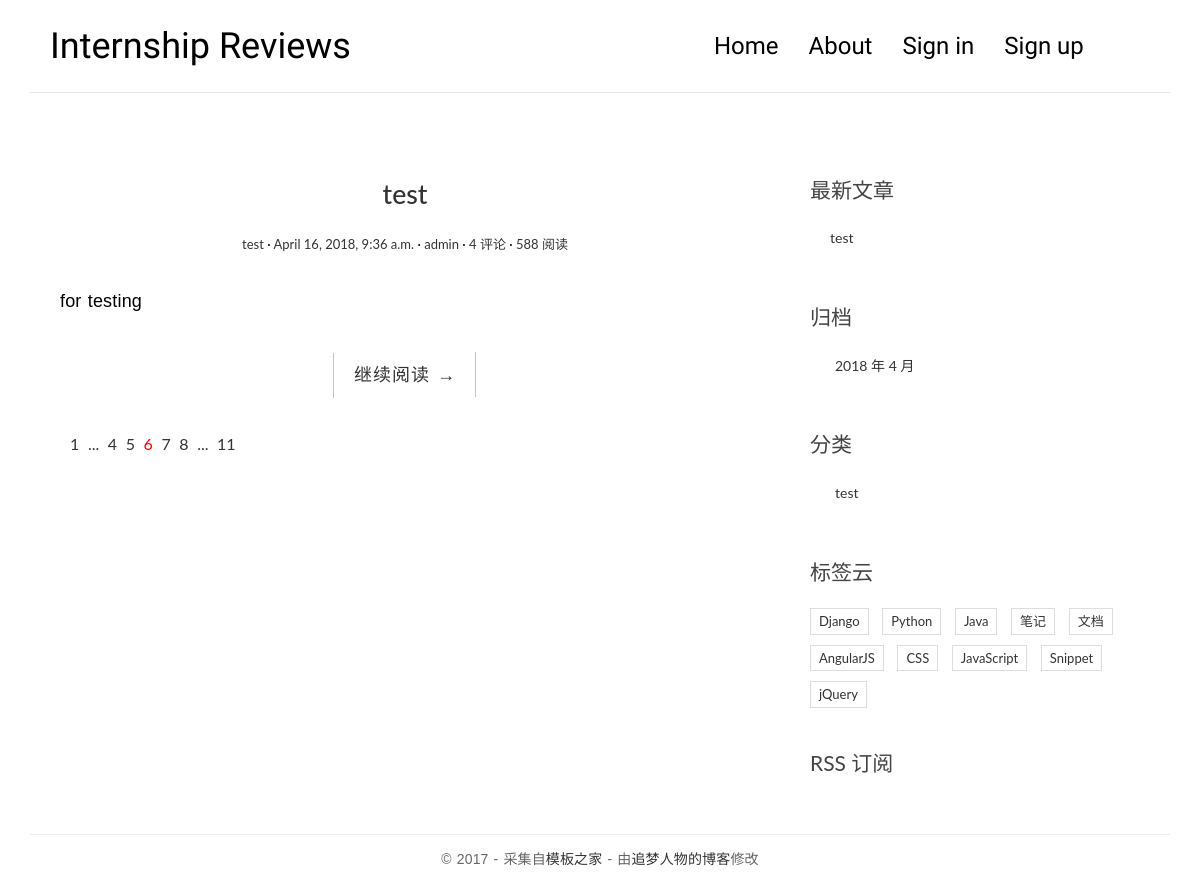
/, run on an earlier commit of the app's database.
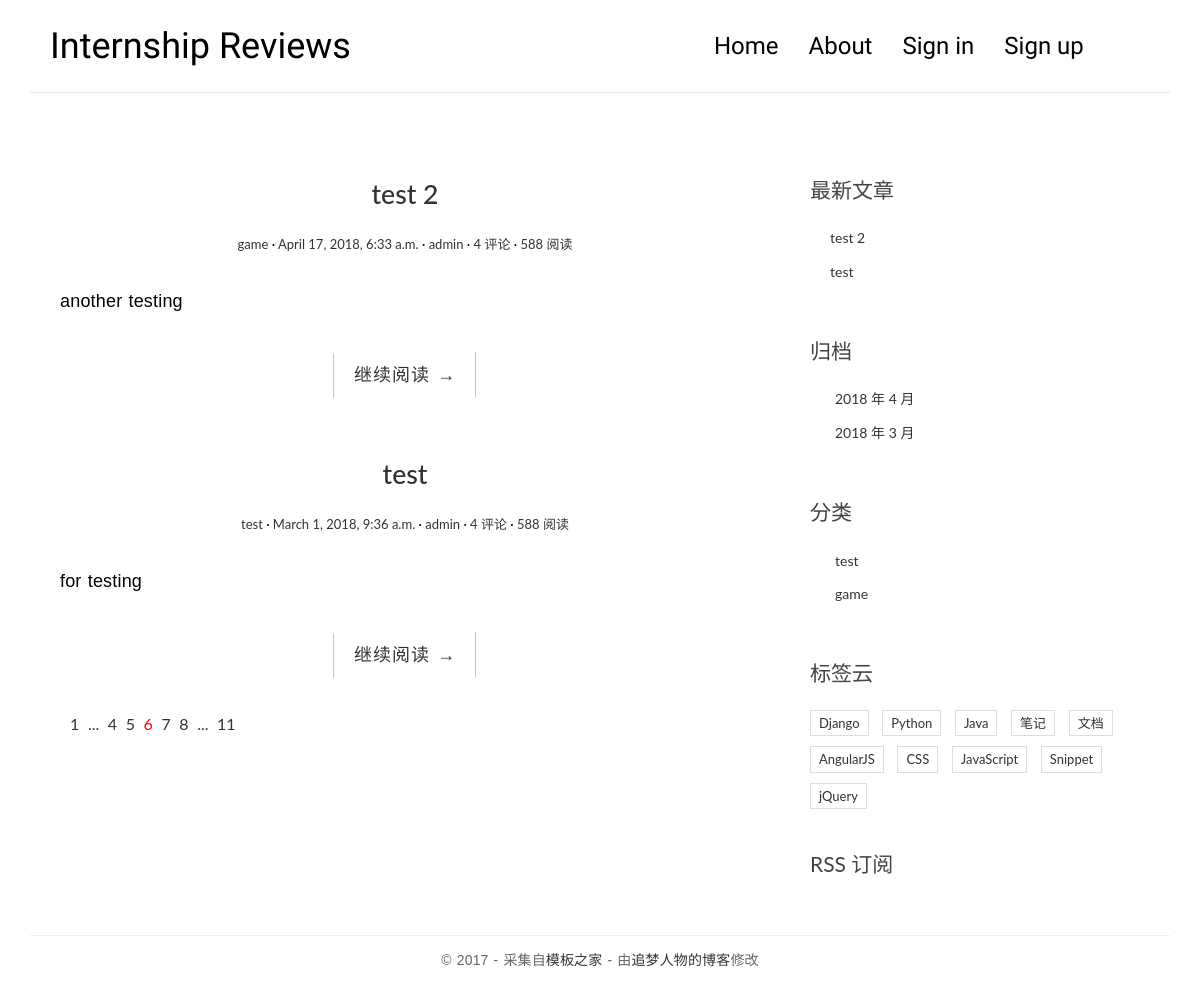
And on a later commit of the database.
### basicapp/models.py (models this page shows, shortened)
class Post(models.Model):
    title = models.CharField(max_length=70)
    body = models.TextField()
    created_time = models.DateTimeField()
    modified_time = models.DateTimeField()
    excerpt = models.CharField(max_length=200, blank=True)
    category = models.ForeignKey(Category)
    tags = models.ManyToManyField(Tag, blank=True)
    author = models.ForeignKey(User,default='1')
    def get_absolute_url(self):
        return reverse('basicapp:detail', kwargs={'pk': self.pk})

class Category(models.Model):
    name = models.CharField(max_length=100)

### users/models.py (models this page shows)
class User(AbstractUser):
    nickname = models.CharField(max_length=50, blank=False)
    class Meta(AbstractUser.Meta):
        pass

### basicapp/views.py (the view)
# urls.py: url(r'^$', views.index, name='index'),
def index(request):
    post_list = Post.objects.all().order_by('-created_time')
    return render(request, 'basicapp/index.html', context={'post_list': post_list})

### basicapp/templatetags/blog_tags.py (called while the page is built)
@register.simple_tag
def get_recent_posts(num=5):
    return Post.objects.all().order_by('-created_time')[:num]

@register.simple_tag
def archives():
    return Post.objects.dates('created_time', 'month', order='DESC')

@register.simple_tag
def get_categories():
    return Category.objects.all()

### templates/basicapp/index.html
{% extends 'base.html' %}
{% block main %}
    {% for post in post_list %}
        <article class="post post-{{ post.pk }}">
            <header class="entry-header">
                <h1 class="entry-title">
                  <a href="{{ post.get_absolute_url }}">{{ post.title }}</a>
                </h1>
                <div class="entry-meta">
                  <span class="post-category"><a href="#">{{ post.category.name }}</a></span>
                  <span class="post-date"><a href="#"><time class="entry-date"
                                                            datetime="{{ post.created_time }}">{{ post.created_time }}</time></a></span>
                  <span class="post-author"><a href="#">{{ post.author }}</a></span>
                  <span class="comments-link"><a href="#">4 评论</a></span>
                  <span class="views-count"><a href="#">588 阅读</a></span>
                </div>
            </header>
            <div class="entry-content clearfix">
              <p>{{ post.excerpt }}</p>
              <div class="read-more cl-effect-14">
                <a href="{{ post.get_absolute_url }}" class="more-link">继续阅读 <span class="meta-nav">→</span></a>
              </div>
            </div>
        </article>
    {% empty %}
      <div class="no-post">暂时还没有发布的文章！</div>
    {% endfor %}
    <div class="pagination">
        <ul>
            <li><a href="">1</a></li>
            <li><a href="">...</a></li>
            <li><a href="">4</a></li>
            <li><a href="">5</a></li>
            <li class="current"><a href="">6</a></li>
            <li><a href="">7</a></li>
            <li><a href="">8</a></li>
            <li><a href="">...</a></li>
            <li><a href="">11</a></li>
        </ul>
    </div>
{% endblock main %}

### templates/base.html (shortened to what this page needs)
{% load staticfiles %}
{% load blog_tags %}
<!DOCTYPE html>
<html>
  <head>
      <link rel="stylesheet" href="http://code.ionicframework.com/ionicons/2.0.1/css/ionicons.min.css">
      <link rel="stylesheet" href="{% static 'basicapp/css/bootstrap.min.css' %}">
      <link rel="stylesheet" href="{% static 'basicapp/css/pace.css' %}">
      <link rel="stylesheet" href="{% static 'basicapp/css/custom.css' %}">
  </head>
  <body>
  </body>
</html>
<body>
<div class="container">
    <header id="site-header">
        <div class="row">
            <div class="col-md-4 col-sm-5 col-xs-8">
                <div class="logo">
                    <h1><a href="index.html" style="font-family: 'Kaushan Script', cursive;"><b>Internship Reviews</a></h1>
                </div>
            </div>
            <div class="col-md-8 col-sm-7 col-xs-4">
                <nav class="main-nav" role="navigation">
                    <div class="collapse navbar-collapse" id="bs-example-navbar-collapse-1">
                        <ul class="nav navbar-nav navbar-right">
                            <li class="cl-effect-11"><a href="index.html" data-hover="Home" style="font-family: 'Kaushan Script', cursive;">Home</a></li>
                            <li class="cl-effect-11"><a href="#" data-hover="About" style="font-family: 'Kaushan Script', cursive;">About</a></li>
                            {% if user.is_authenticated %}
                                <li class="cl-effect-11"><a href="#" style="color:orange !important;font-family: 'Kaushan Script', cursive;">{{ user.username }}</a></li>
                                <li class="cl-effect-11"><a href="{% url 'logout' %}?next={{ request.path }}" data-hover="Log out" style="font-family: 'Kaushan Script', cursive;">Log out</a></li>
                            {% else %}
                                <li class="cl-effect-11"><a href="{% url 'login' %}?next={{ request.path }}" data-hover="Sign in" style="font-family: 'Kaushan Script', cursive;">Sign in</a></li>
                                <li class="cl-effect-11"><a href="{% url 'users:register' %}" data-hover="Sign up" style="font-family: 'Kaushan Script', cursive;">Sign up</a></li>
                            {% endif %}
                        </ul>
                    </div>
                </nav>
            </div>
        </div>
    </header>
</div>
<div class="content-body">
    <div class="container">
        <div class="row">
            <main class="col-md-8">
                {% block main %}
                {% endblock main %}
            </main>
            <aside class="col-md-4">
                <div class="widget widget-recent-posts">
                  <h3 class="widget-title">最新文章</h3>
                  {% get_recent_posts as recent_post_list %}
                  <ul>
                    {% for post in recent_post_list %}
                    <li>
                      <a href="{{ post.get_absolute_url }}">{{ post.title }}</a>
                    </li>
                    {% empty %}
                    暂无文章！
                    {% endfor %}
                  </ul>
                </div>
                <div class="widget widget-archives">
                  <h3 class="widget-title">归档</h3>
                  {% archives as date_list %}
                  <ul>
                    {% for date in date_list %}
                    <li>
                      <a href="{% url 'basicapp:archives' date.year date.month %}">
                        {{ date.year }} 年 {{ date.month }} 月
                      </a>
                    </li>
                    {% endfor %}
                  </ul>
                </div>
                <div class="widget widget-category">
                  <h3 class="widget-title">分类</h3>
                  {% get_categories as category_list %}
                  <ul>
                    {% for category in category_list %}
                    <li>
                      <a href="{% url 'basicapp:category' category.pk %}">{{ category.name }}</a>
                    </li>
                    {% endfor %}
                  </ul>
                </div>
                <div class="widget widget-tag-cloud">
                    <h3 class="widget-title">标签云</h3>
                    <ul>
                        <li>
                            <a href="#">Django</a>
                        </li>
                        <li>
                            <a href="#">Python</a>
                        </li>
                        <li>
                            <a href="#">Java</a>
                        </li>
                        <li>
                            <a href="#">笔记</a>
                        </li>
                        <li>
                            <a href="#">文档</a>
                        </li>
                        <li>
                            <a href="#">AngularJS</a>
                        </li>
                        <li>
                            <a href="#">CSS</a>
                        </li>
                        <li>
                            <a href="#">JavaScript</a>
                        </li>
                        <li>
                            <a href="#">Snippet</a>
                        </li>
                        <li>
                            <a href="#">jQuery</a>
                        </li>
                    </ul>
                </div>
                <div class="rss">
                    <a href=""> RSS 订阅</a>
                </div>
            </aside>
        </div>
    </div>
</div>
<footer id="site-footer">
    <div class="container">
        <div class="row">
            <div class="col-md-12">
                <p class="copyright">&copy 2017 - 采集自<a href="http://www.cssmoban.com/"
                                                        target="_blank" title="模板之家">模板之家</a>
                    - 由<a href="http://zmrenwu.com/" title="网页模板" target="_blank">追梦人物的博客</a>修改
                </p>
            </div>
        </div>
    </div>
</footer>
</body>
</html>

### basicapp/static/basicapp/css/custom.css (style rules this page uses)
* { outline: none; }
h1, h2, h3, h4, h5, h6 { margin-top: 0; }
b { font-weight: 400; }
a { color: #333; }
body { color: #444; font-family: 'Lato', sans-serif; }
p { font-family: 'Ubuntu', sans-serif; font-weight: 400; word-spacing: 1px; letter-spacing: 0.01em; }
#site-header { background-color: #FFF; padding: 25px 20px; margin-bottom: 40px; border-bottom: 1px solid #e7e7e7; }
.logo h1 a { color: #000; }
.logo h1 { margin: 0; font-family: 'Lato', sans-serif; font-weight: 300; }
.main-nav { margin-top: 11px; max-width: 95%; }
.main-nav a { color: #000000 !important; padding: 0 0 5px 0 !important; margin-right: 30px; font-family: 'Lato', sans-serif; font-weight: 300; font-size: 24px; }
.cl-effect-11 a { padding: 10px 0; color: #0972b4; text-shadow: none; }
.cl-effect-11 a::before { position: absolute; top: 0; left: 0; overflow: hidden; padding: 0 0 5px 0 !important; max-width: 0; border-bottom: 1px solid #000; color: #000; content: attr(data-hover); white-space: nowrap; -webkit-transition: max-width 0.5s; -moz-transition: max-width 0.5s; transition: max-width 0.5s; }
.content-body { padding-bottom: 4em; }
.post { background: #fff; padding: 30px 30px 0; }
.entry-title { text-align: center; font-size: 1.9em; margin-bottom: 20px; line-height: 1.6; padding: 10px 20px 0; }
.entry-meta { text-align: center; color: #DDDDDD; font-size: 13px; margin-bottom: 30px; }
.entry-content { font-size: 18px; line-height: 1.9; font-weight: 300; color: #000; }
.post-category::after, .post-date::after, .post-author::after, .comments-link::after { content: ' ·'; color: #000; }
.read-more { font-family: 'Ubuntu', sans-serif; font-weight: 400; word-spacing: 1px; letter-spacing: 0.01em; text-align: center; margin-top: 20px; }
.cl-effect-14 a { padding: 0 20px; height: 45px; line-height: 45px; position: relative; display: inline-block; margin: 15px 25px; letter-spacing: 1px; font-weight: 400; text-shadow: 0 0 1px rgba(255, 255, 255, 0.3); }
.cl-effect-14 a::before, .cl-effect-14 a::after { position: absolute; width: 45px; height: 1px; background: #C3C3C3; content: ''; -webkit-transition: all 0.3s; -moz-transition: all 0.3s; transition: all 0.3s; pointer-events: none; }
.cl-effect-14 a::before { top: 0; left: 0; -webkit-transform: rotate(90deg); -moz-transform: rotate(90deg); transform: rotate(90deg); -webkit-transform-origin: 0 0; -moz-transform-origin: 0 0; transform-origin: 0 0; }
.cl-effect-14 a::after { right: 0; bottom: 0; -webkit-transform: rotate(90deg); -moz-transform: rotate(90deg); transform: rotate(90deg); -webkit-transform-origin: 100% 0; -moz-transform-origin: 100% 0; transform-origin: 100% 0; }
.widget { background: #fff; padding: 30px 0 0; }
.widget-title { font-size: 1.5em; margin-bottom: 20px; line-height: 1.6; padding: 10px 0 0; font-weight: 400; }
.widget-recent-posts ul { padding: 0; margin: 0; padding-left: 20px; }
.widget-recent-posts ul li { list-style-type: none; position: relative; line-height: 170%; margin-bottom: 10px; }
.widget-recent-posts ul li::before { content: '\f3d3'; font-family: "Ionicons"; position: absolute; left: -17px; top: 3px; font-size: 16px; color: #000; }
.widget-archives ul { padding: 0; margin: 0; padding-left: 25px; }
.widget-archives ul li { list-style-type: none; position: relative; line-height: 170%; margin-bottom: 10px; }
.widget-archives ul li::before { content: '\f3f3'; font-family: "Ionicons"; position: absolute; left: -25px; top: 1px; font-size: 16px; color: #000; }
.widget-category ul { padding: 0; margin: 0; padding-left: 25px; }
.widget-category ul li { list-style-type: none; position: relative; line-height: 170%; margin-bottom: 10px; }
.widget-category ul li::before { content: '\f3fe'; font-family: "Ionicons"; position: absolute; left: -25px; top: 1px; font-size: 18px; color: #000; }
.widget-tag-cloud ul { padding: 0; margin: 0; margin-right: -10px; }
.widget-tag-cloud ul li { list-style-type: none; font-size: 13px; display: inline-block; margin-right: 10px; margin-bottom: 10px; padding: 3px 8px; border: 1px solid #ddd; }
.rss { font-size: 21px; margin-top: 30px; }
.rss a { color: #444; }
#site-footer { padding-top: 10px; padding: 0 0 1.5em 0; }
.copyright { text-align: center; padding-top: 1em; margin: 0; border-top: 1px solid #eee; color: #666; }
.pagination ul { list-style: none; }
.pagination ul li { display: inline-block; font-size: 16px; margin-right: 5px; }
.current a { color: red; }

What changed in the data, as far as the page shows it:
added Post: title "test 2", category.name "game", created_time "April 17, 2018, 6:33 a.m.", author "admin", excerpt "another testing"
changed Post "test": created_time "April 16, 2018, 9:36 a.m." → "March 1, 2018, 9:36 a.m."
added Category: name "game"
Also different on the page:
new list line: "2018 年 3 月"
